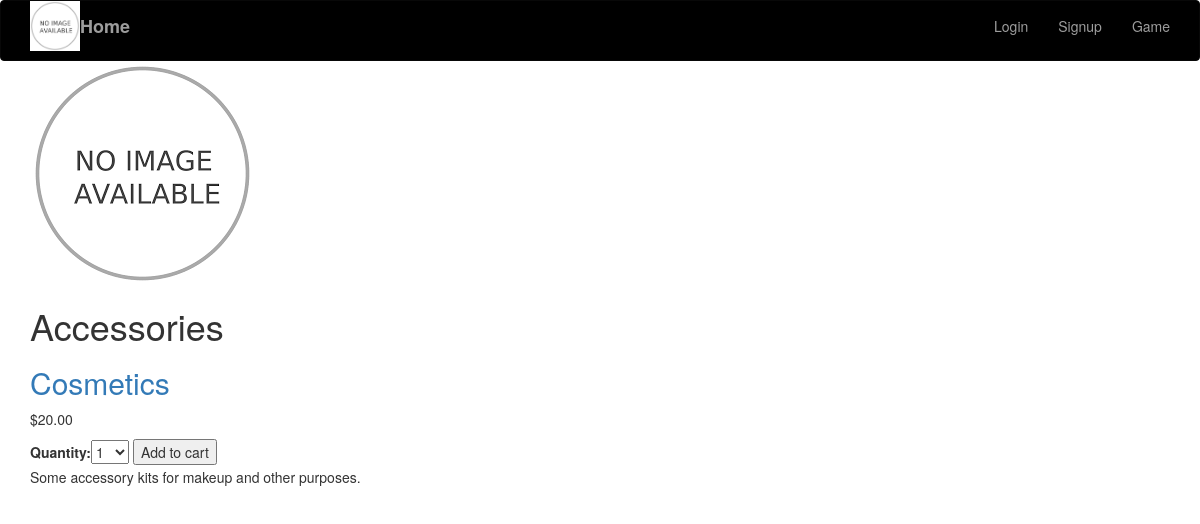
Screenshot of /141/accessories/ with the database file from the repository.
### supermarket/models.py (models this page shows, shortened)
class Productdb(models.Model):
    category = models.ForeignKey(Category, related_name='products',on_delete=models.PROTECT)
    name = models.CharField(max_length=200, db_index=True)
    slug = models.SlugField(max_length=200, db_index=True)
    image = ResizedImageField(size=[300, 300], upload_to='products/%Y/%m/%d', blank=True)
    description = models.TextField(blank=True)
    price = models.DecimalField(max_digits=10, decimal_places=2)
    stock = models.PositiveIntegerField()
    available = models.BooleanField(default=True)
    created = models.DateTimeField(auto_now_add=True)
    updated = models.DateTimeField(auto_now=True)
    class Meta:
        ordering = ('name',)
        index_together = (('id', 'slug'),)

class Category(models.Model):
    name = models.CharField(max_length=200, db_index=True)
    slug = models.SlugField(max_length=200, db_index=True, unique=True)
    class Meta:
        ordering = ('name',)
        verbose_name = 'category'
        verbose_name_plural = 'categories'
    def __str__(self):
        return self.name
    def get_absolute_url(self):
        return reverse('product_list_by_category', args=[self.slug])

### supermarket/views.py (the view)
# urls.py: url(r'^(?P<id>\d+)/(?P<slug>[-\w]+)/$',core_views.product_detail,name='product_detail'),
def product_detail(request, id, slug):
    product = get_object_or_404(Productdb, id=id, slug=slug, available=True)
    cart_product_form = CartAddProductForm()
    return render(request,
                  'detail.html',
                  {'product': product,
                   'cart_product_form': cart_product_form})

### cart/forms.py
class CartAddProductForm(forms.Form):
    quantity = forms.TypedChoiceField(choices=PRODUCT_QUANTITY_CHOICES,
                                      coerce=int)
    update = forms.BooleanField(required=False,
                                initial=False,
                                widget=forms.HiddenInput)

### cart/context_processors.py (called while the page is built)
def cart(request):
    return {'cart': Cart(request) }

### market/templates/detail.html (shortened to what this page needs)
{% extends "base.html" %}
{% load static %}
{% block content %}
    <div class="product-detail">
        <img src="{% if product.image %}{{ product.image.url }}{% else %}{% static "images/no_image.png" %}{% endif %}">
        <h1>{{ product.name }}</h1>
        <h2><a href="{{ product.category.get_absolute_url }}">{{ product.category }}</a></h2>
        <p class="price">${{ product.price }}</p>
        <form action="{% url "cart:cart_add" product.id %}" method="post">
            {{ cart_product_form }}
            <input type="submit" value="Add to cart">
        </form>
        {{ product.description|linebreaks }}
    </div>
{% endblock %}

### rows the page displays
Productdb: name "Accessories", category "Cosmetics", price "20.00", description "Some accessory kits for makeup and other purposes."
